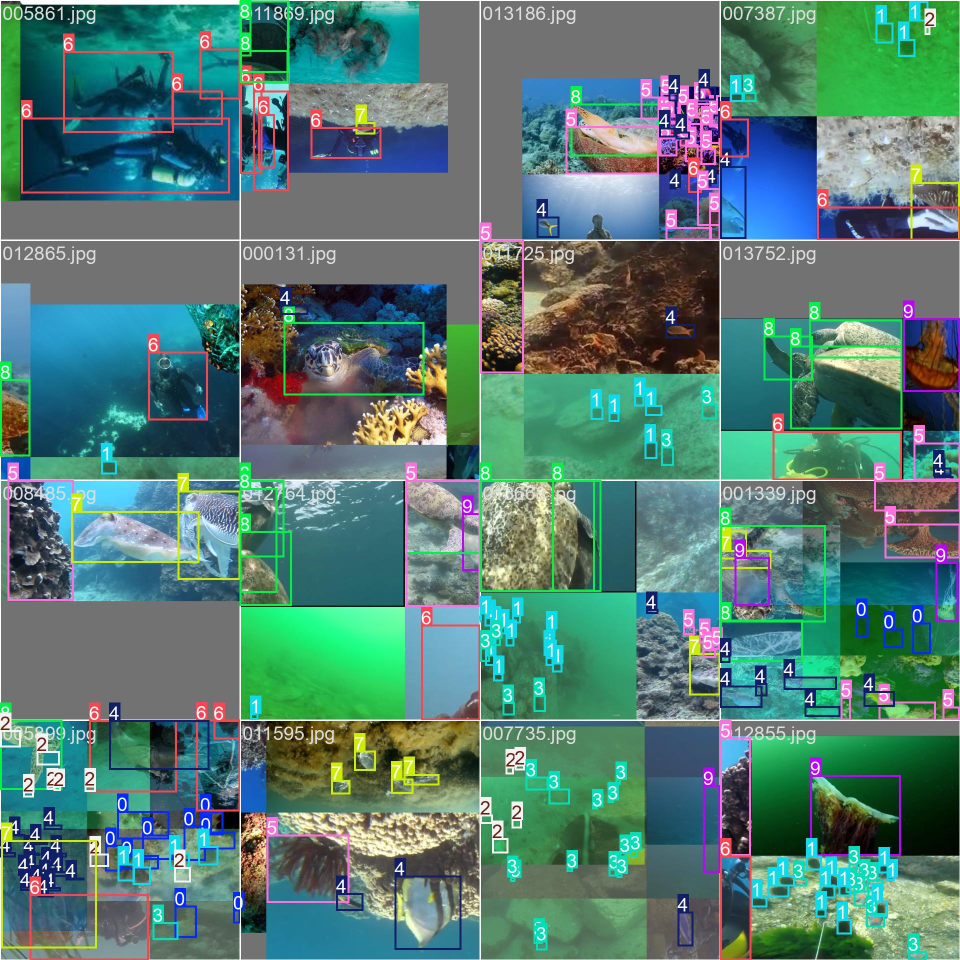
#> input picture notebooks/runs/ruod/yolov8m_raw/train_batch0.jpg, 1920 x 1920 px (shown at 1/2 size)
$ python run_evaluation_on_fused.py ../../notebooks/runs/ruod/yolov8m_raw/train_batch0.jpg out   (older library calls are emulated)
#> lines starting #> are read from the running program, lines starting #| are printed output that depends on the picture
### src/contrast/pipeline.py
import cv2
import numpy as np
from dataclasses import dataclass
from typing import Tuple, Dict, Optional
import logging

from .color_space import bgr_to_lab_luminance, lab_luminance_to_bgr
from .clahe import clahe_luminance, clahe_luminance_fast
from .gating import should_apply_clahe
from .stats import luminance_std, average_gradient

logger = logging.getLogger(__name__)

@dataclass
class CLAHEConfig:
    tile_size: int = 60
    clip_limit: float = 2.0
    nbins: int = 256
    sigma_thresh: float = 0.18
    grad_thresh: float = 0.06
    use_gating: bool = True
    use_fast: bool = True


@dataclass
class EnhancementResult:
    image: np.ndarray
    applied: bool
    sigma_L: float
    grad_L: float
    sigma_L_out: Optional[float] = None
    grad_L_out: Optional[float] = None

    # [9 lines left out: function to_dict, not called in this run]


class CLAHEContrastEnhancer:
    # [70 lines left out: functions __init__, enhance, not called in this run]

    def __call__(self, bgr_img: np.ndarray) -> np.ndarray:
        return self.enhance(bgr_img).image


#### helpers
# [106 lines left out: functions apply_clahe_to_bgr, enhance_for_detection, process_single_image, main, not called in this run]


# [3 lines that do not run on import are left out]

### src/contrast/color_space.py
import cv2
import numpy as np


# [16 lines left out: functions bgr_to_lab_luminance, lab_luminance_to_bgr, not called in this run]

### src/contrast/stats.py
import cv2
import numpy as np


def luminance_std(L_norm: np.ndarray) -> float:
    return float(np.std(L_norm))


# [8 lines left out: function average_gradient, not called in this run]

### src/contrast/gating.py
import numpy as np
from .stats import luminance_std, average_gradient


# [15 lines left out: functions should_apply_clahe, compute_gating_stats, not called in this run]

### src/metrics/run_evaluation_on_fused.py
import os
import sys
import cv2
import numpy as np
from typing import Dict, Tuple, List
from dataclasses import dataclass
from pathlib import Path

project_root = Path(__file__).resolve().parent.parent.parent
sys.path.insert(0, str(project_root))

from uiqm import compute_uiqm
from uciqe import compute_uciqe
from entropy import entropy
from contrast_gain import contrast_gain
from colorfulness import colorfulness
from avg_gradient import avg_gradient
from src.contrast.pipeline import apply_clahe_to_bgr
from src.fusion import multi_scale_fusion


def apply_rcc(bgr: np.ndarray, alpha: float = 1.2) -> np.ndarray:
    img = bgr.astype(np.float64)
    B, G, R = img[:, :, 0], img[:, :, 1], img[:, :, 2]
    mu_r, mu_g = np.mean(R), np.mean(G)
    if mu_r > 0:
        R_comp = np.clip(R * (mu_g / mu_r) ** alpha, 0, 255)
    else:
        R_comp = R
    return np.stack([B, G, R_comp], axis=2).astype(np.uint8)
    pass


# [5 lines left out: function apply_clahe, not called in this run]


def apply_denoise(bgr: np.ndarray) -> np.ndarray:
    img = cv2.GaussianBlur(bgr, (3, 3), 0.8)
    img = cv2.bilateralFilter(img, 5, 15, 15)
    return img

@dataclass
class StageMetrics:
    name: str
    uiqm: float
    uciqe: float
    contrast_gain: float
    entropy: float
    colorfulness: float
    avg_gradient: float
    uiqm_components: Dict
    uciqe_components: Dict


# [154 lines left out: functions evaluate_stage, print_results, save_plots, save_comparison_image, not called in this run]


def run_evaluation(input_path: str, output_dir: str):
#> called with output_dir = 'out'
    os.makedirs(output_dir, exist_ok=True)

    original = cv2.imread(input_path)
#> original is the input picture: shape (1920, 1920, 3); mean B, G, R 115.1, 123.8, 84.4
    if original is None:
        raise FileNotFoundError(f"Cannot read: {input_path}")

    base_name = os.path.splitext(os.path.basename(input_path))[0]
    H, W = original.shape[:2]
#> H = 1920; W = 1920

    print(f"\nEvaluating: {input_path}")
    print(f"   Image size: {W}x{H}")
#|    Image size: 1920x1920

    try:
        script_dir = os.path.dirname(os.path.abspath(__file__))
        for root in [os.path.dirname(os.path.dirname(script_dir)), os.path.dirname(script_dir), script_dir]:
            if root not in sys.path:
                sys.path.insert(0, root)

        from src.enhance_wrappers import apply_rcc_bgr, apply_clahe_bgr, apply_denoise_pipeline
        print("   Using team enhancement modules")

        rcc = cv2.resize(apply_rcc_bgr(original, use_wrcc=True), (W, H))
        clahe, _ = apply_clahe_to_bgr(original)
        clahe = cv2.resize(clahe, (W, H))
        denoise = cv2.resize(apply_denoise_pipeline(original), (W, H))

    except ImportError:
        print("   Using built-in enhancements (except CLAHE)")
        rcc = apply_rcc(original)
#> in apply_rcc, `B, G, R = img[:, :, 0], img[:, :, 1], img[:, :, 2]`:
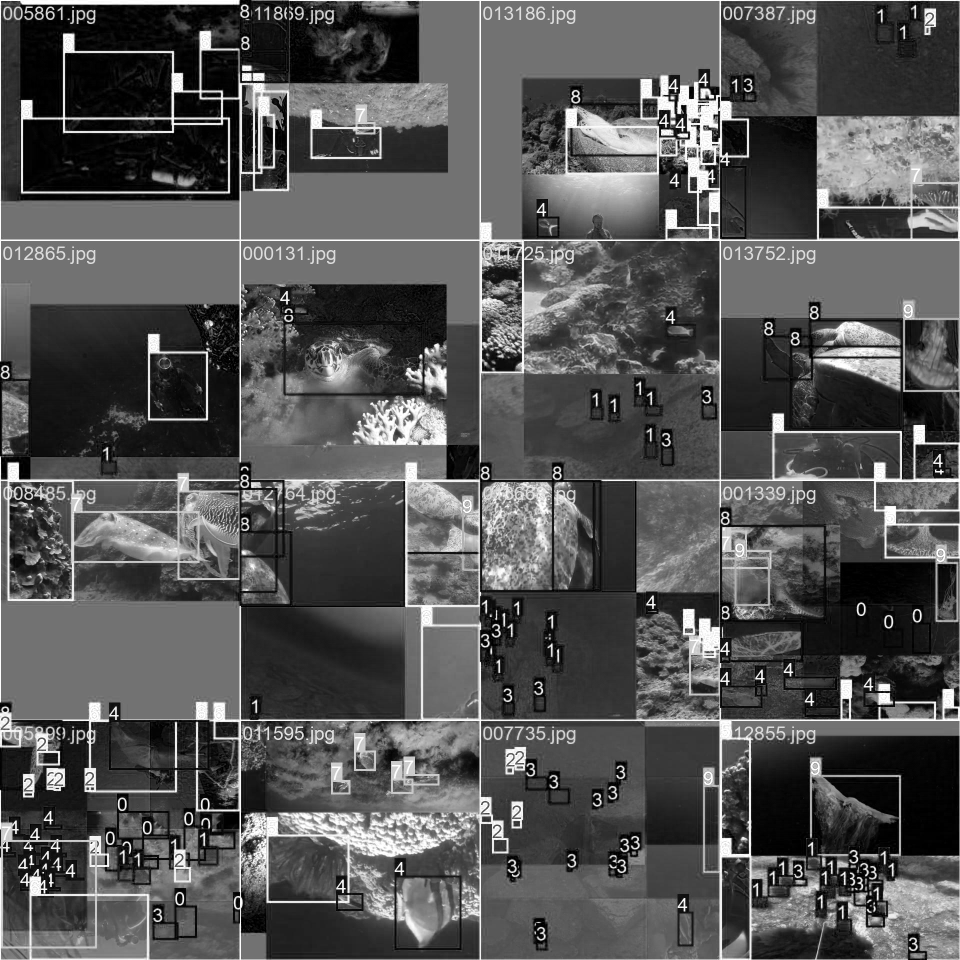
#> R: shape (1920, 1920) float64 (shown at 1/2 size); min 0, max 255, mean 84.4
#> in apply_rcc, `mu_r, mu_g = np.mean(R), np.mean(G)`: mu_r = 84.39; mu_g = 123.8
        clahe = apply_clahe_to_bgr(original)
#> in bgr_to_lab_luminance, `lab_img = cv2.cvtColor(bgr_img, cv2.COLOR_BGR2LAB)`: lab_img: shape (1920, 1920, 3); mean of channels 0, 1, 2 126.4, 116.9, 129.5
#> in bgr_to_lab_luminance, `L = lab_img[:, :, 0].astype(np.float32)`:
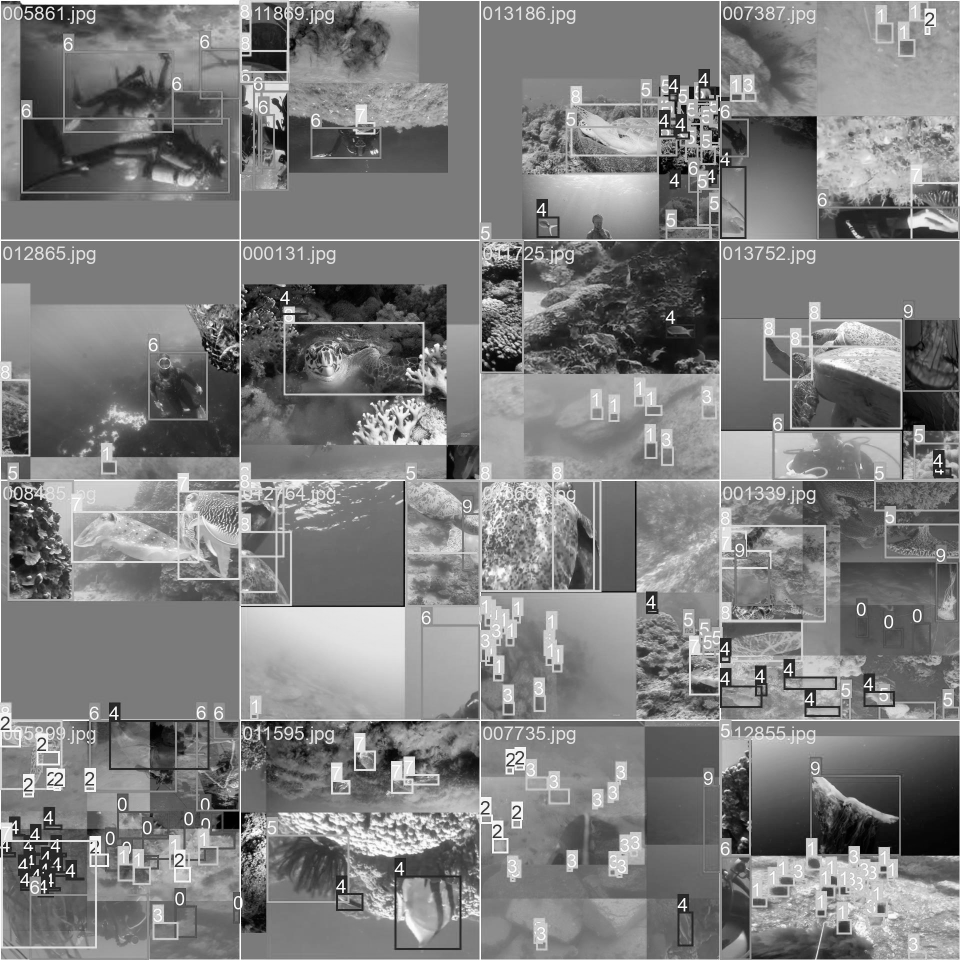
#> L: shape (1920, 1920) float32 (shown at 1/2 size); min 0, max 255, mean 126.4
#> in enhance, `sigma_L = luminance_std(L_norm)`: sigma_L = 0.198
#> in average_gradient, `grad_x = cv2.Sobel(L32, cv2.CV_32F, 1, 0, ksize=3)`:
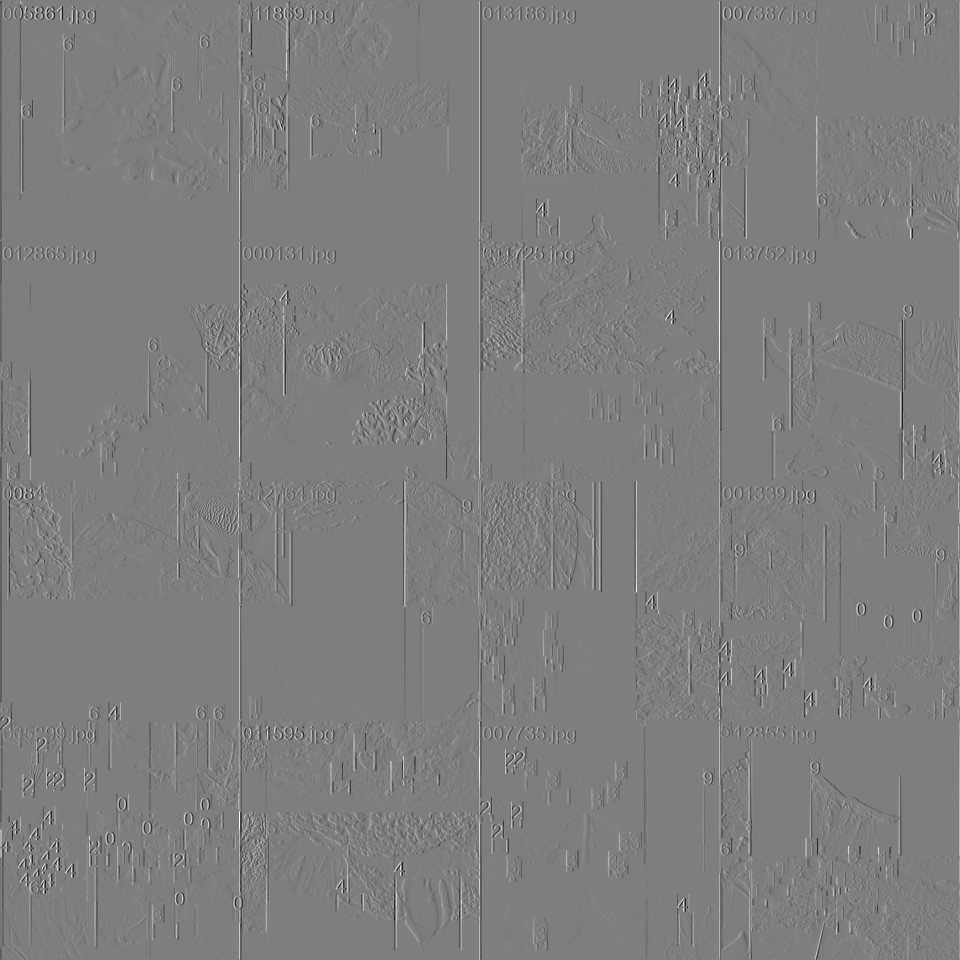
#> grad_x: shape (1920, 1920) float32 (shown at 1/2 size); min -3.95, max 4, mean -0.00107; drawn with min black and max white
#> in average_gradient, `mag = np.sqrt(grad_x ** 2 + grad_y ** 2)`:
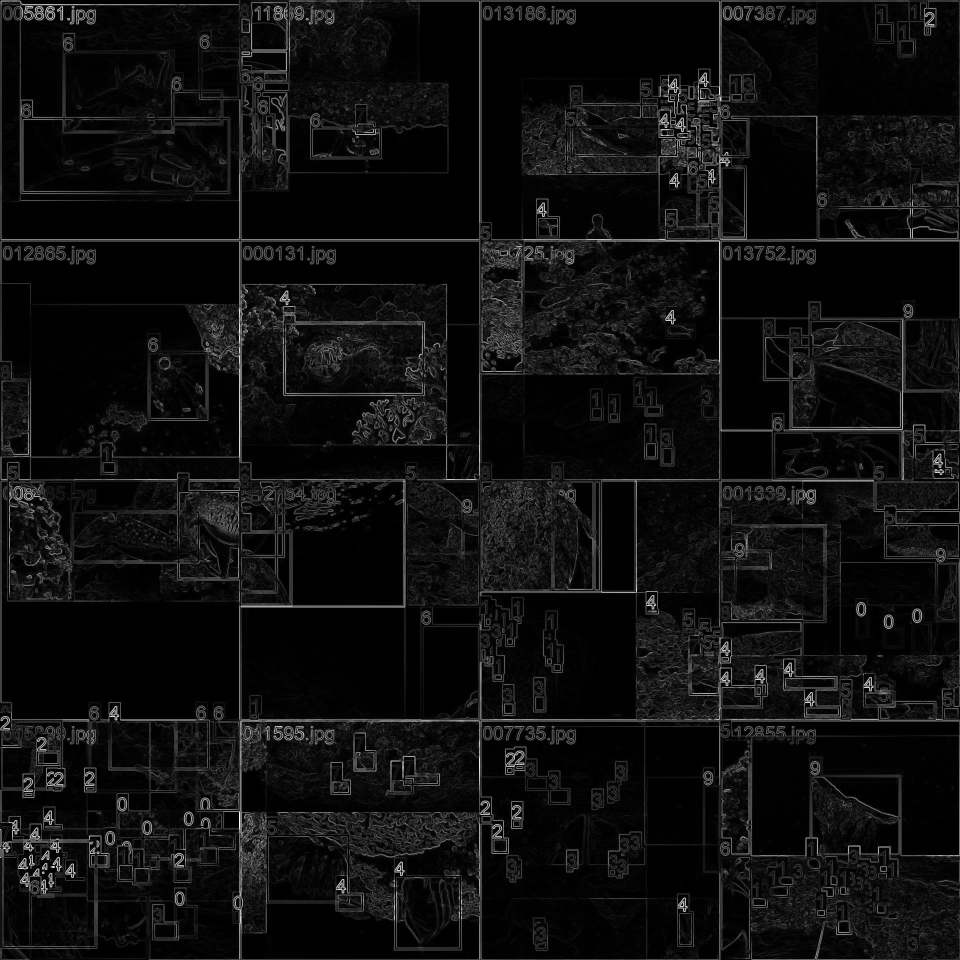
#> mag: shape (1920, 1920) float32 (shown at 1/2 size); min 0, max 4, mean 0.239; drawn with min black and max white
#> in enhance, `grad_L = average_gradient(L_norm)`: grad_L = 0.239
#> in should_apply_clahe, `sigma_L = luminance_std(L_norm)`: sigma_L = 0.198
#> in should_apply_clahe, `ag_L = average_gradient(L_norm)`: ag_L = 0.239
#> in enhance, `do_enhance = should_apply_clahe( L_norm, sigma_thresh=self.config.sigm..`: do_enhance = False
        denoise = apply_denoise(original)

    fused = multi_scale_fusion(rcc, clahe, denoise, levels=4, verbose=True)
    fused = cv2.resize(fused, (W, H))

    cv2.imwrite(os.path.join(output_dir, f"{base_name}_original.jpg"), original)
    cv2.imwrite(os.path.join(output_dir, f"{base_name}_rcc.jpg"), rcc)
    cv2.imwrite(os.path.join(output_dir, f"{base_name}_clahe.jpg"), clahe)
    cv2.imwrite(os.path.join(output_dir, f"{base_name}_denoise.jpg"), denoise)
    cv2.imwrite(os.path.join(output_dir, f"{base_name}_fused.jpg"), fused)


    print("   Computing metrics...")
    results = [
        evaluate_stage(original, original, "Original"),
        evaluate_stage(rcc, original, "RCC"),
        evaluate_stage(clahe, original, "CLAHE"),
        evaluate_stage(denoise, original, "Denoise"),
        evaluate_stage(fused, original, "Fused"),
    ]

    print_results(results, base_name)
    save_plots(results, output_dir, base_name)
    save_comparison_image(original, fused, results, output_dir, base_name)

    csv_path = os.path.join(output_dir, f"{base_name}_metrics.csv")
    with open(csv_path, 'w') as f:
        f.write("Stage,UIQM,UCIQE,Contrast_Gain,Entropy,Colorfulness,Avg_Gradient\n")
        for r in results:
            f.write(f"{r.name},{r.uiqm:.4f},{r.uciqe:.2f},{r.contrast_gain:.4f},"
                    f"{r.entropy:.4f},{r.colorfulness:.2f},{r.avg_gradient:.2f}\n")

    print(f"\nDone! Results in: {output_dir}/")
    return results


if __name__ == "__main__":
    if len(sys.argv) < 2:
        print(__doc__)
        sys.exit(1)

    input_path = sys.argv[1]
    output_dir = sys.argv[2] if len(sys.argv) > 2 else "results/demo"
    run_evaluation(input_path, output_dir)
#> (the call stopped at in run_evaluation, `fused = multi_scale_fusion(rcc, clahe, denoise, levels=4, verbose=True)`: src is not available in this run)

$ run again, on notebooks/runs/ruod/yolov8m_raw/train_batch2.jpg
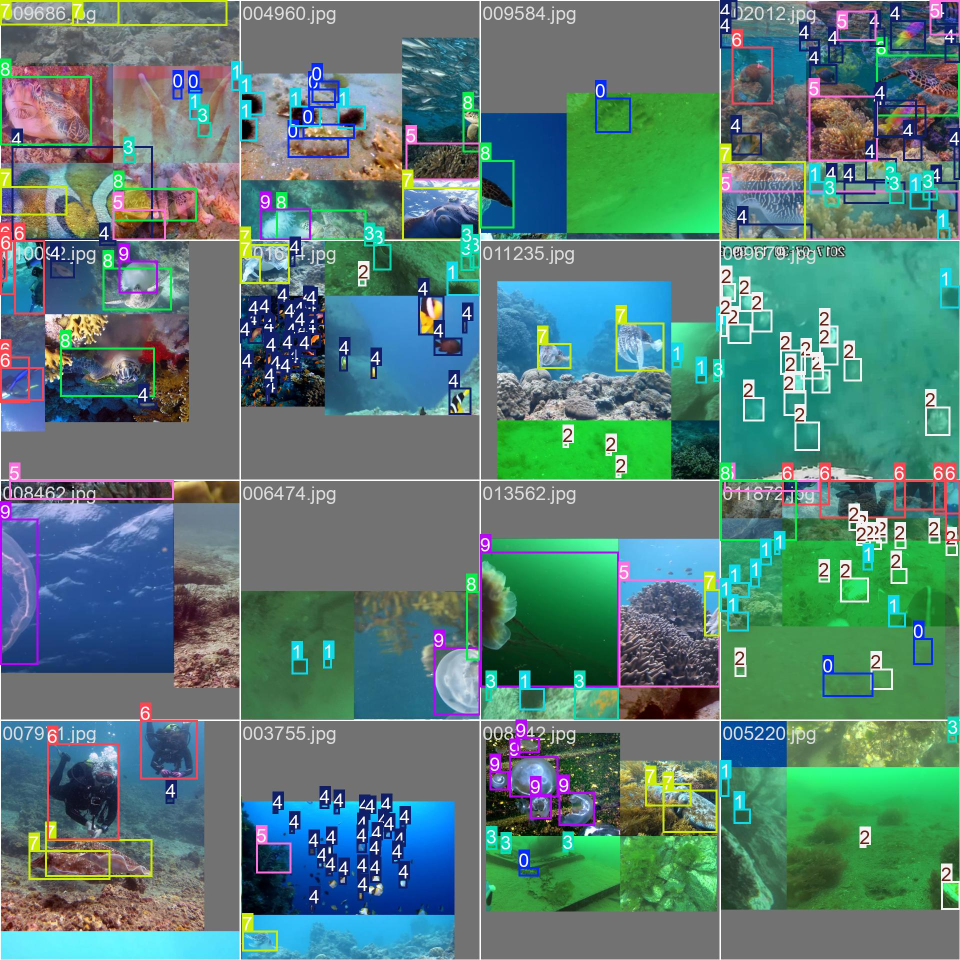
#> input picture notebooks/runs/ruod/yolov8m_raw/train_batch2.jpg, 1920 x 1920 px (shown at 1/2 size)
#> in run_evaluation, original is the input picture: shape (1920, 1920, 3); mean B, G, R 119, 125.7, 89.3
#|    Image size: 1920x1920
#> mu_r = 89.3; mu_g = 125.7
#> lab_img: shape (1920, 1920, 3); mean of channels 0, 1, 2 129.3, 118.5, 128.6
#> in bgr_to_lab_luminance, `L = lab_img[:, :, 0].astype(np.float32)`:
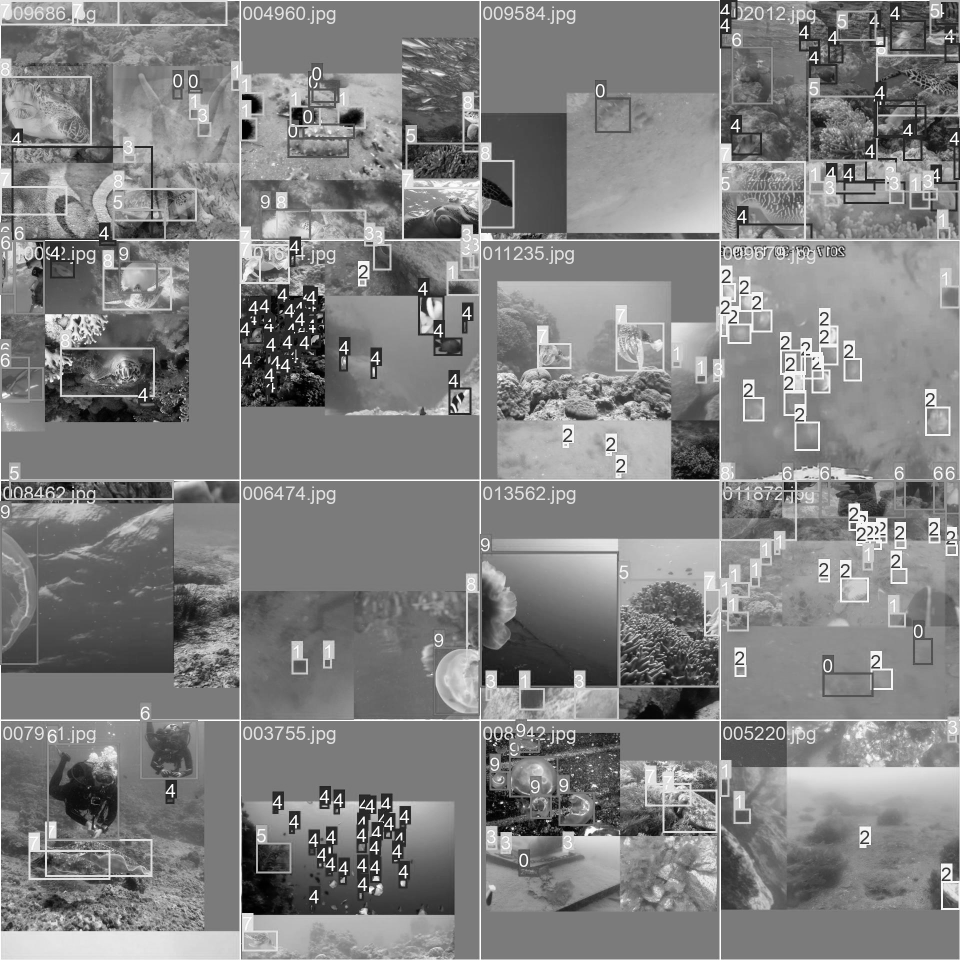
#> L: shape (1920, 1920) float32 (shown at 1/2 size); min 0, max 255, mean 129.3
#> in enhance, `sigma_L = luminance_std(L_norm)`: sigma_L = 0.182
#> in average_gradient, `mag = np.sqrt(grad_x ** 2 + grad_y ** 2)`:
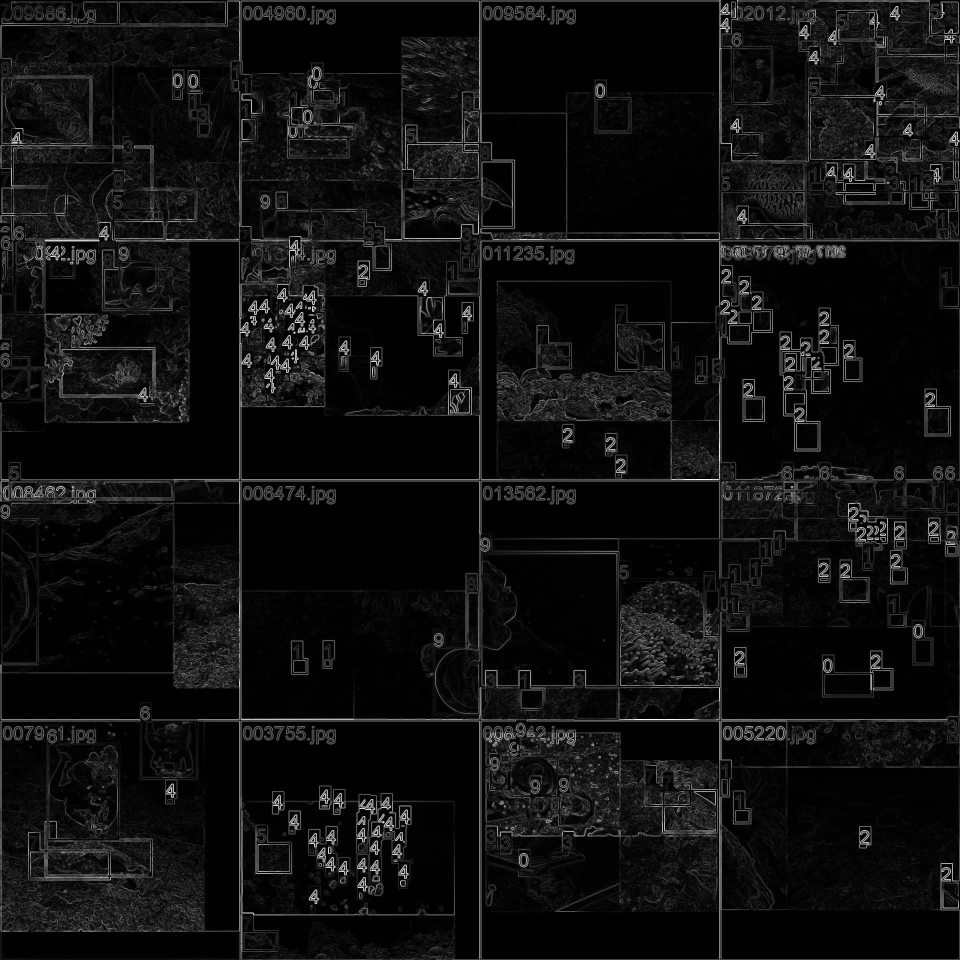
#> mag: shape (1920, 1920) float32 (shown at 1/2 size); min 0, max 3.94, mean 0.241; drawn with min black and max white
#> grad_L = 0.241
#> in should_apply_clahe, `sigma_L = luminance_std(L_norm)`: sigma_L = 0.182
#> ag_L = 0.241
#> do_enhance = False
